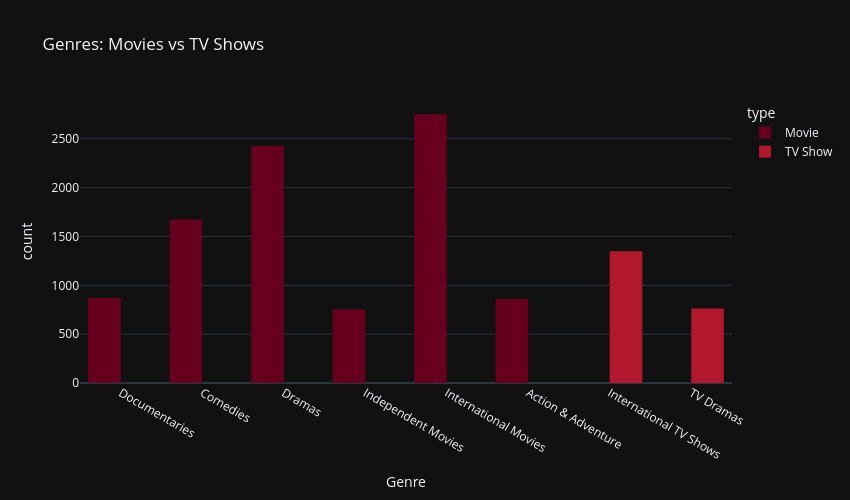

Source (notebook cell):
### Code cell
genre_type = df[["type", "listed_in"]].dropna().copy()
genre_type["Genre"] = genre_type["listed_in"].str.split(",")
genre_type = genre_type.explode("Genre")
genre_type["Genre"] = genre_type["Genre"].str.strip()

top_genres = genres.value_counts().head(8).index
summary = genre_type[genre_type["Genre"].isin(top_genres)]

fig = px.histogram(
    summary, x="Genre", color="type",
    barmode="group", histfunc="count",
    color_discrete_sequence=px.colors.sequential.RdBu,
    template="plotly_dark",
    title="Genres: Movies vs TV Shows",
    height=500, width=850
)

fig.write_html("../outputs/genre_type_comparison.html")
fig.show()

### Figure 1 — Plotly figure (JSON) as saved in the notebook; plotly's stock layout.template omitted (floating-point values rounded to 4 significant figures; data arrays with more than 128 entries replaced by an {"elided": "..."} marker saying what was removed)
{"data": [{"alignmentgroup": "True", "bingroup": "x", "histfunc": "count", "hovertemplate": "type=Movie<br>Genre=%{x}<br>count=%{y}<extra></extra>", "legendgroup": "Movie", "marker": {"color": "rgb(103,0,31)", "pattern": {"shape": ""}}, "name": "Movie", "offsetgroup": "Movie", "orientation": "v", "showlegend": true, "type": "histogram", "x": {"elided": "9336 str values"}, "xaxis": "x", "yaxis": "y"}, {"alignmentgroup": "True", "bingroup": "x", "histfunc": "count", "hovertemplate": "type=TV Show<br>Genre=%{x}<br>count=%{y}<extra></extra>", "legendgroup": "TV Show", "marker": {"color": "rgb(178,24,43)", "pattern": {"shape": ""}}, "name": "TV Show", "offsetgroup": "TV Show", "orientation": "v", "showlegend": true, "type": "histogram", "x": {"elided": "2111 str values"}, "xaxis": "x", "yaxis": "y"}], "layout": {"barmode": "group", "height": 500, "legend": {"title": {"text": "type"}, "tracegroupgap": 0}, "title": {"text": "Genres: Movies vs TV Shows"}, "width": 850, "xaxis": {"anchor": "y", "domain": [0, 1], "title": {"text": "Genre"}}, "yaxis": {"anchor": "x", "domain": [0, 1], "title": {"text": "count"}}}}
